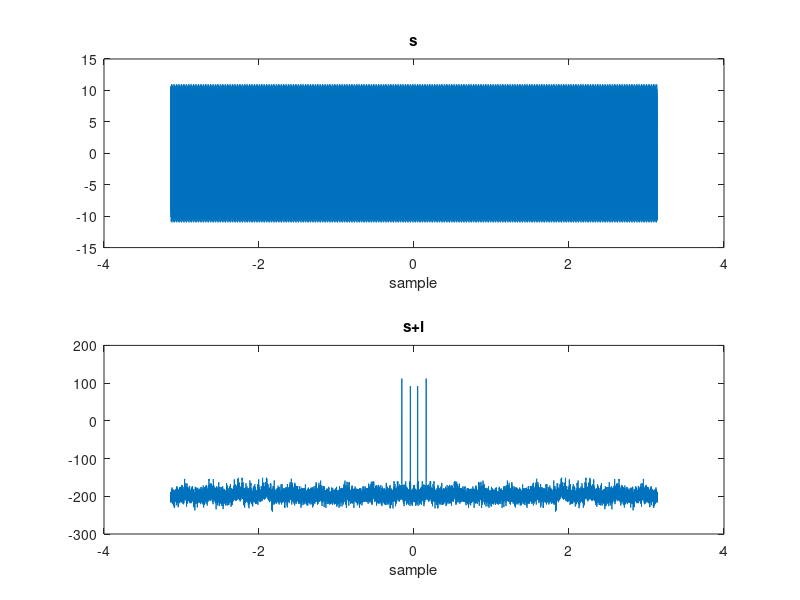
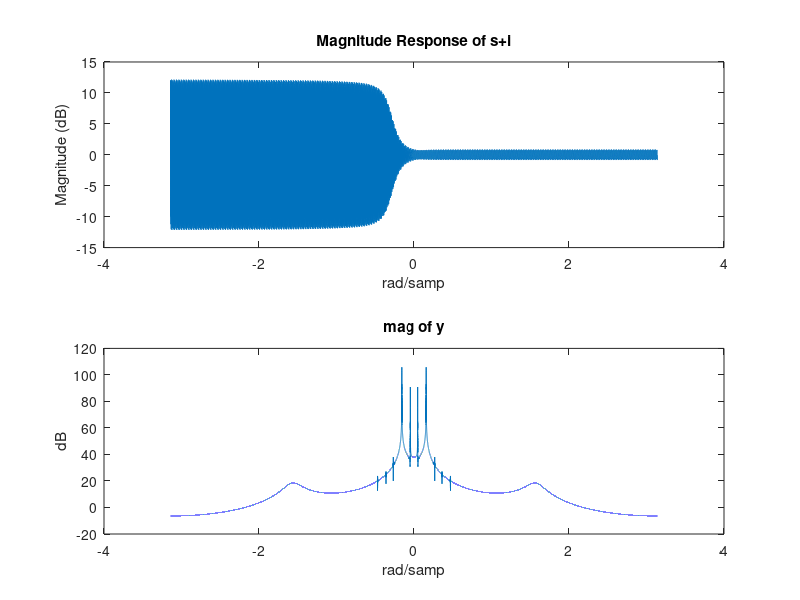
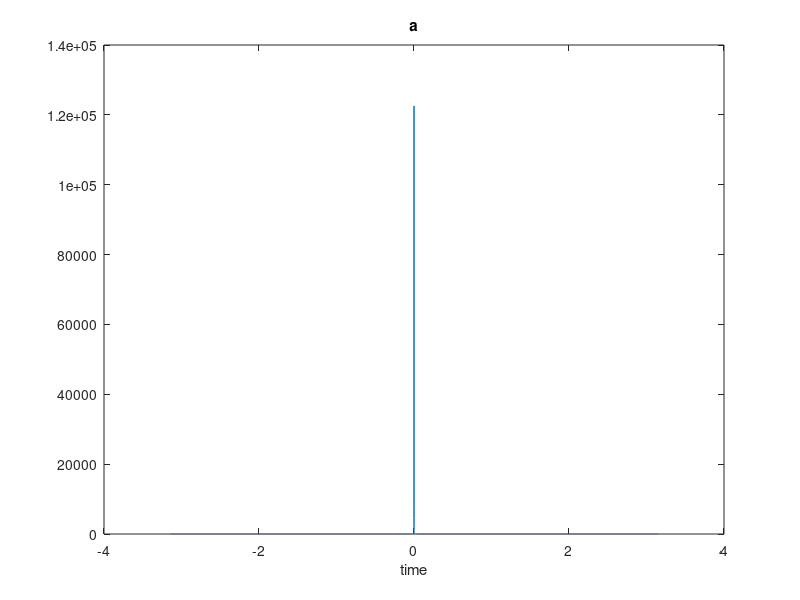
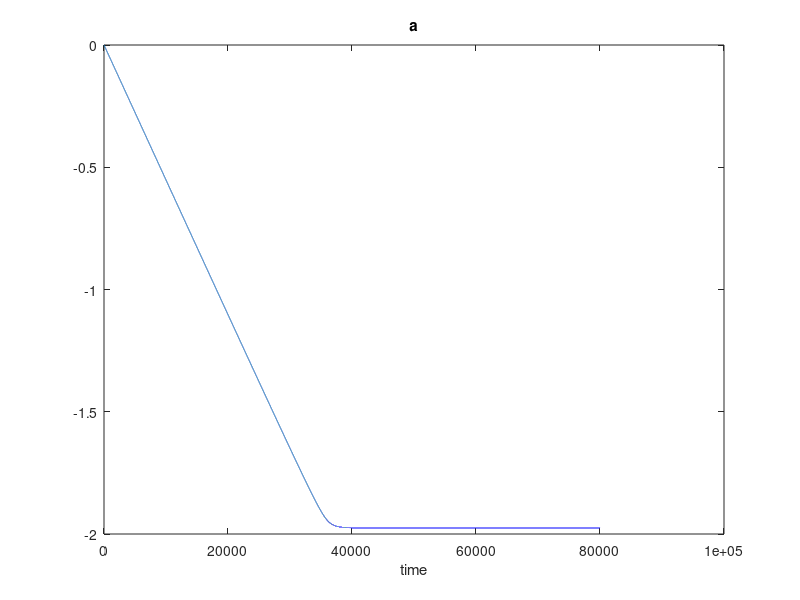

Write the MATLAB code that produced these figures, in order.
%% 1A

N = 1012;
Fs = 8000;
T = 1/Fs;
StopTime = 1;
t = (0:T:StopTime-T)';
s = sin(2*pi*60*t);

what = sin(2*pi*2000*t);
length(what)

a = 1;
r = .98;
u = .05;

% Transfer function coefficients
b0 = 1;
b1 = a;
b2 = 1;

a0 = 1;
a1 = a*r;
a2 = r^2;

b = [b0, b1, b2];
a = [a0, a1, a2];

[H, w] = freqz(b, a, N, 'whole', Fs);

% fvtool(x,1);

figure(1);
subplot(2, 1, 1);
plot(linspace(-pi, pi, length(s)), (fftshift(abs(fft(s+what)))));
title('Magnitude Response of s+w');
xlabel('rad/samp');
ylabel('Magnitude (dB)');

subplot(2, 1, 2);
plot(linspace(-pi, pi, length(s)), fftshift(angle(fft(s+what))));
title('Phase Response of s+w');
xlabel('rad/samp');
ylabel('Phase (Radians)');

figure(2);
plot(linspace(-pi, pi, length(H)), 20*log10(fftshift(abs(H))));
title('Magnitude Response of H');
xlabel('rad/samp');
ylabel('Magnitude (dB)');

shat=conv(s+what,ifft(H));

figure(3);
plot(linspace(-pi, pi, length(shat)), (fftshift(abs(fft(shat)))));
title('Magnitude Response of shat');
xlabel('rad/samp');
ylabel('Magnitude');

for c = 0:10
    
end

%%
r = .90;
u = .000001;

N = 1012;
T = 1/Fs;
StopTime = 10;
t = (0:T:StopTime-T)';
s = sin(2*pi*60*t);

i = 10*sin(2*pi*200*t);


figure(1);
subplot(2, 1, 1);
plot(linspace(-pi, pi, length(s)), s+i);
title('s');
xlabel('sample');

subplot(2, 1, 2);
plot(linspace(-pi, pi, length(s)), 20*log10(fftshift(abs(fft(s+i)))));
title('s+i');
xlabel('sample');

x = s+i;
y = zeros(1,length(x));
e = zeros(1,length(x));
a = zeros(1,length(x));

for index = 3:length(x)
    e(index) = x(index) + a(index) * x(index-1) + x(index-2);
    y(index) = e(index) - r*a(index)*y(index-1) - (r^2)*y(index-2);

    a(index+1) = a(index) - u*y(index)*x(index-1);
    if a(index+1) > 2 || a(index+1) < -2
        a(index+1) = 0;
    end
end

figure(2);
subplot(2, 1, 1);
plot(linspace(-pi, pi, length(y)), y);
title('Magnitude Response of s+i');
xlabel('rad/samp');
ylabel('Magnitude (dB)');

subplot(2, 1, 2);
plot(linspace(-pi, pi, length(y)), 20*log10(fftshift(abs(fft(y)))));
title('mag of y');
xlabel('rad/samp');
ylabel('dB');

figure(3);
plot(linspace(-pi, pi, length(a)), fftshift(abs(fft(a))));
title('a');
xlabel('time');

figure(4);
plot(linspace(0, length(a), length(a)), a);
title('a');
xlabel('time');